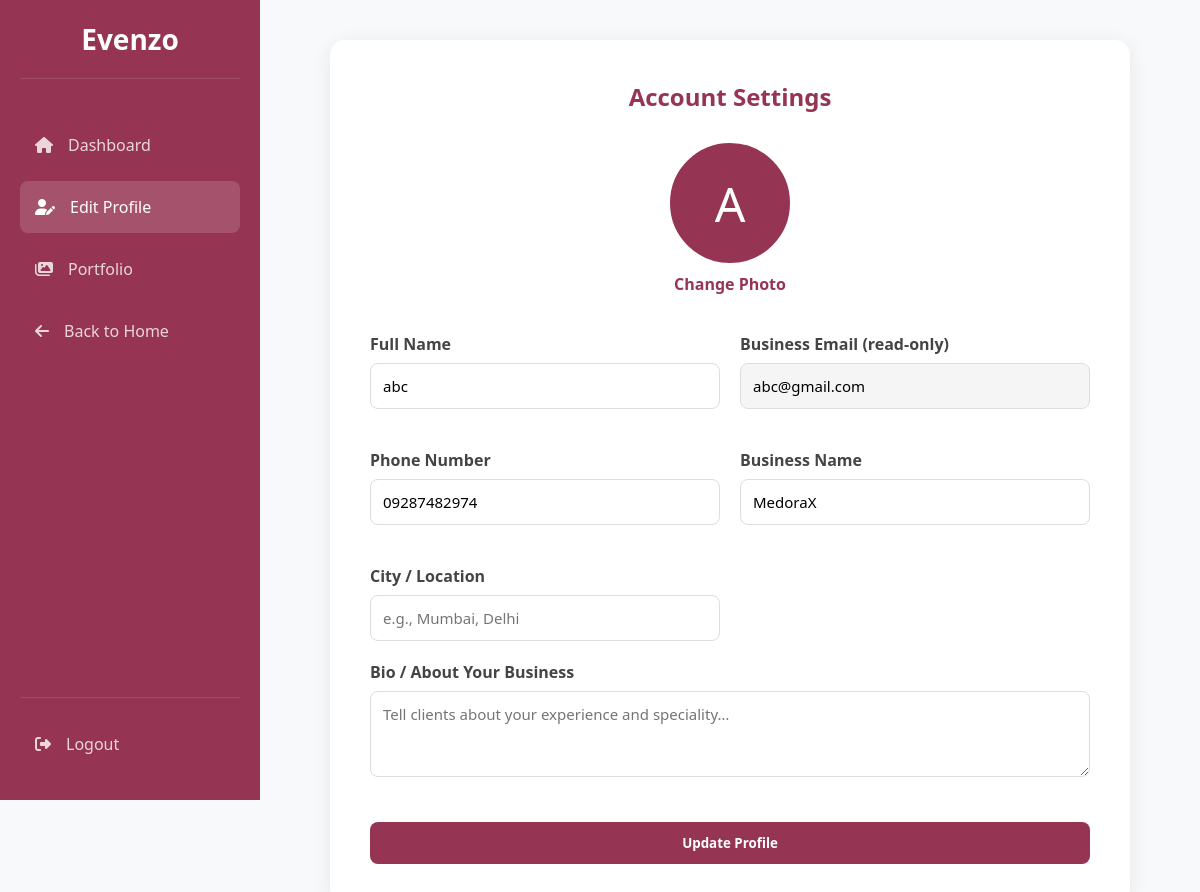
The page /edit_profile (signed in) on the database its author committed.
### tables this page shows
CREATE TABLE users (
            id INTEGER PRIMARY KEY AUTOINCREMENT,
            full_name TEXT NOT NULL,
            email TEXT UNIQUE NOT NULL,
            password TEXT NOT NULL,
            role TEXT CHECK(role IN ('user', 'admin', 'eventmanager')) NOT NULL,
            is_approved INTEGER DEFAULT 0, -- 0=Pending, 1=Approved by Admin
            created_at TIMESTAMP DEFAULT CURRENT_TIMESTAMP
        , reset_otp TEXT, is_active INTEGER DEFAULT 1);

CREATE TABLE manager_profiles (
            id INTEGER PRIMARY KEY AUTOINCREMENT,
            user_id INTEGER NOT NULL,
            business_name TEXT NOT NULL,
            phone TEXT NOT NULL,
            license_path TEXT, -- Path to uploaded JPEG/PDF license
            bio TEXT,
            base_price REAL DEFAULT 0.0,
            rating REAL DEFAULT 0.0, profile_pic TEXT, location TEXT, -- For the "Ratings/Reviews system"
            FOREIGN KEY (user_id) REFERENCES users (id) ON DELETE CASCADE
        );

### app.py (the view, shortened to what this page needs)
@app.route('/edit_profile', methods=['GET', 'POST'])
def edit_profile():
    if 'user_id' not in session or session['role'] != 'eventmanager':
        return redirect(url_for('index'))
    conn = get_db_connection()
    user_data = conn.execute('''
        SELECT u.full_name, u.email, m.*
        FROM users u JOIN manager_profiles m ON u.id = m.user_id WHERE u.id=?
    ''', (session['user_id'],)).fetchone()
    conn.close()
    return render_template('edit_profile.html', user=user_data)

### app.py (called while the page is built)
def get_db_connection():
    conn = sqlite3.connect('database.db', timeout=10)
    conn.row_factory = sqlite3.Row
    conn.execute("PRAGMA foreign_keys = ON")
    return conn

### frontend/templates/edit_profile.html (shortened to what this page needs)
<!DOCTYPE html>
<html lang="en">
<head>
    <link rel="stylesheet" href="https://cdnjs.cloudflare.com/ajax/libs/font-awesome/6.4.0/css/all.min.css">
</head>
<body>
    <div class="sidebar">
        <div class="logo">Evenzo</div>
        <nav class="nav-menu">
            <a href="{{ url_for('dashboard') }}" class="nav-item"><i class="fas fa-home"></i> Dashboard</a>
            <a href="{{ url_for('edit_profile') }}" class="nav-item active"><i class="fas fa-user-edit"></i> Edit Profile</a>
            <a href="{{ url_for('portfolio') }}" class="nav-item"><i class="fas fa-images"></i> Portfolio</a>
            <a href="{{ url_for('index') }}" class="nav-item"><i class="fas fa-arrow-left"></i> Back to Home</a>
        </nav>
        <div class="logout-container">
            <a href="{{ url_for('logout') }}" class="nav-item"><i class="fas fa-sign-out-alt"></i> Logout</a>
        </div>
    </div>
    <div class="main-content">
        <div class="profile-card">
            <h2 style="color: var(--primary); margin-bottom: 30px; text-align: center;">Account Settings</h2>
            <form action="{{ url_for('edit_profile') }}" method="POST" enctype="multipart/form-data">
                <div class="avatar-container">
                    {% if user.profile_pic %}
                        <img src="{{ url_for('uploaded_file', filename=user.profile_pic) }}" class="avatar">
                    {% else %}
                        <div class="avatar">{{ user.full_name[0]|upper }}</div>
                    {% endif %}
                    <label for="profile_pic" style="cursor: pointer; color: var(--primary); margin-top: 10px; display: inline-block;">Change Photo</label>
                </div>
                <div class="form-grid">
                    <div class="form-group">
                        <label>Full Name</label>
                        <input type="text" name="full_name" value="{{ user.full_name }}" required>
                    </div>
                    <div class="form-group">
                        <label>Business Email (read-only)</label>
                        <input type="email" name="email" value="{{ user.email }}" readonly style="background:#f5f5f5">
                    </div>
                    <div class="form-group">
                        <label>Phone Number</label>
                        <input type="tel" name="phone" value="{{ user.phone or '' }}">
                    </div>
                    <div class="form-group">
                        <label>Business Name</label>
                        <input type="text" name="business_name" value="{{ user.business_name }}" required>
                    </div>
                    <div class="form-group">
                        <label>City / Location</label>
                        <input type="text" name="location" value="{{ user.location or '' }}" placeholder="e.g., Mumbai, Delhi">
                    </div>
                </div>
                <div class="form-group">
                    <label>Bio / About Your Business</label>
                    <textarea name="bio" rows="3" placeholder="Tell clients about your experience and speciality…">{{ user.bio or '' }}</textarea>
                </div>
                <button type="submit" class="save-btn">Update Profile</button>
            </form>
        </div>
    </div>
</body>
</html>

### frontend/templates/edit_profile.html (style rules this page uses)
:root { --primary: #953553; --bg-light: #f8f9fa; --sidebar-width: 260px; }
* { margin: 0; padding: 0; box-sizing: border-box; font-family: 'Segoe UI', Tahoma, Geneva, Verdana, sans-serif; }
body { background-color: var(--bg-light); display: flex; font-family: 'Segoe UI', sans-serif; margin: 0; }
.sidebar { width: var(--sidebar-width); background-color: var(--primary); height: 100vh; position: fixed; top: 0; left: 0; color: white; padding: 20px; display: flex; flex-direction: column; z-index: 1000; box-sizing: border-box; margin: 0; }
.sidebar .logo { font-size: 28px; font-weight: bold; margin: 0 0 40px 0; text-align: center; border-bottom: 1px solid rgba(255,255,255,0.1); padding-bottom: 20px; font-family: 'Segoe UI', Tahoma, Geneva, Verdana, sans-serif; display: block; }
.nav-menu { list-style: none; flex-grow: 1; margin: 0; padding: 0; display: block; }
.nav-item { padding: 15px; margin: 0 0 10px 0; border-radius: 8px; cursor: pointer; transition: 0.3s; display: flex; align-items: center; gap: 15px; color: rgba(255,255,255,0.8); text-decoration: none; font-size: 16px; box-sizing: border-box; font-family: 'Segoe UI', Tahoma, Geneva, Verdana, sans-serif; }
.nav-item:hover, .nav-item.active { background-color: rgba(255,255,255,0.15); color: white; }
.logout-container { margin-top: auto; padding-top: 20px; border-top: 1px solid rgba(255,255,255,0.1); display: block; }
.main-content { margin-left: var(--sidebar-width); width: calc(100% - var(--sidebar-width)); padding: 40px; }
.profile-card { background: white; padding: 40px; border-radius: 15px; box-shadow: 0 4px 20px rgba(0,0,0,0.08); max-width: 800px; margin: 0 auto; }
.avatar-container { text-align: center; margin-bottom: 30px; }
.avatar { width: 120px; height: 120px; border-radius: 50%; object-fit: cover; border: 4px solid var(--primary); margin: 0 auto; display: flex; align-items: center; justify-content: center; font-size: 48px; color: white; background-color: var(--primary); }
.form-grid { display: grid; grid-template-columns: 1fr 1fr; gap: 20px; }
.form-group { margin-bottom: 20px; text-align: left; }
label { display: block; margin-bottom: 8px; font-weight: 600; color: #444; }
input, textarea { width: 100%; padding: 12px; border: 1px solid #ddd; border-radius: 8px; font-size: 15px; box-sizing: border-box; outline: none; }
textarea { resize: vertical; min-height: 80px; }
.save-btn { background: var(--primary); color: white; padding: 12px 30px; border: none; border-radius: 8px; font-weight: 600; cursor: pointer; transition: 0.3s; width: 100%; margin-top: 20px; }

### rows shown on the page
users: full_name "A", full_name "abc", email "abc@gmail.com"
manager_profiles: phone "09287482974", business_name "MedoraX"
